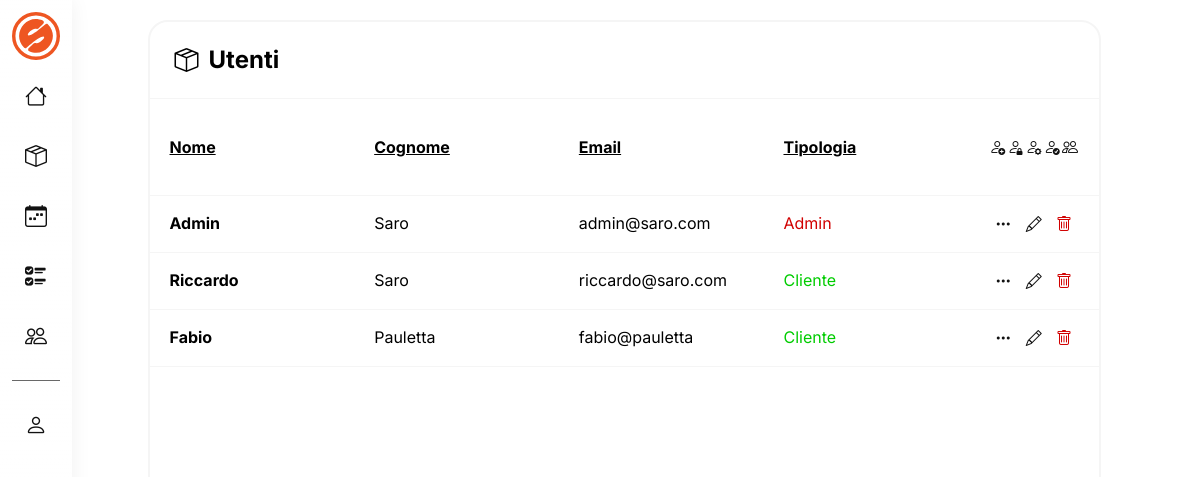
The page /php/utenti-backend.php (signed in) on the database its author committed.
### tables this page shows
CREATE TABLE `utenti` (
  `id_utente` int(20) NOT NULL,
  `nome` varchar(30) NOT NULL,
  `cognome` varchar(30) NOT NULL,
  `indirizzo` varchar(30) NOT NULL,
  `fk_città` int(10) NOT NULL,
  `email` varchar(30) NOT NULL,
  `passmd5` varchar(500) NOT NULL,
  `tipologia_utente` set('cliente','operatore','admin') NOT NULL,
  `img` varchar(150) NOT NULL
);

### php/utenti-backend.php (the view, shortened to what this page needs)
<html>
    <head>
        <link rel="stylesheet" type="text/css" href="../css/backend.css">
        <link rel="stylesheet" type="text/css" href="../css/general.css">
        <link rel="stylesheet" type="text/css" href="../css/articoli-backend.css">
    </head>
    <body>
        <nav>
            <ul>
                <li class="logo">
                    <a href="./backend.php">
                        <img src="../img/logo/favicon.svg">
                    </a>
                </li>
                <li>
                    <a href="./backend.php">
                        <i class="bi bi-house"></i>
                    </a>
                </li>
                <li>
                    <a href="./articoli-backend.php">
                        <i class="bi bi-box-seam"></i>
                    </a>
                </li>
                <li>
                    <a href="./prenotazioni-backend.php">
                        <i class="bi bi-calendar-week"></i>
                    </a>
                </li>
                <li>
                    <a href="./prestiti-backend.php">
                        <i class="bi bi-ui-checks"></i>
                    </a>
                </li>
                <?php
                    if ($_SESSION['user_type'] === 'admin') {
                        echo '<li>
                                <a href="./utenti-backend.php">
                                    <i class="bi bi-people"></i>
                                    <span>Utenti</span>
                                </a>
                            </li>';
                    }
                ?>
                <li>
                    <a href="#">
                        <i class="bi bi-person"></i>
                    </a>
                </li>
            </ul>
        </nav>
        <section>
            <div class="col-art-back">
                <div class="row-art-back">
                    <div class="box">
                        <div class="box-title art">
                                <i class="bi bi-box-seam icon-title"></i>
                                <h1>Utenti</h1>
                        </div>
                        <div class="line"></div>
                        <div class="box-data top-tab">
                            <p><u><strong>Nome</strong></u></p>
                            <p><u><strong>Cognome</strong></u></p>
                            <p><u><strong>Email</strong></u></p>
                            <p><u><strong>Tipologia</strong></u></p>
                            <div class="btns">
                                <a href="#" class="open-popup-new">
                                    <i class="bi bi-person-add"></i>
                                </a>
                                <a href="?filter=admin">
                                    <i class="bi bi-person-lock"></i>
                                </a>
                                <a href="?filter=operatori">
                                    <i class="bi bi-person-gear"></i>
                                </a>
                                <a href="?filter=clienti">
                                    <i class="bi bi-person-check"></i>
                                </a>
                                <a href="?filter=all">
                                    <i class="bi bi-people"></i>
                                </a>
                            </div>
                        </div>
                        <div class="line"></div>
                        <div class="scrollable-section">
                            <?php
                            require_once('./db.php');
                            if (isset($_GET['filter'])) {
                                $filter = $_GET['filter'];
                                if ($filter === 'admin') {
                                    $sql = "SELECT * FROM utenti WHERE tipologia_utente = 'admin'";
                                } else if ($filter === 'operatori') {
                                    $sql = "SELECT * FROM utenti WHERE tipologia_utente = 'operatore'";
                                } else if ($filter === 'clienti') {
                                    $sql = "SELECT * FROM utenti WHERE tipologia_utente = 'cliente'";
                                } else if ($filter === 'all') {
                                    $sql = "SELECT * FROM utenti";
                                }
                            } else {
                                $sql = "SELECT * FROM utenti";
                            }
                            $result = $conn->query($sql);
                            if ($result->num_rows > 0) {
                                while($row = $result->fetch_assoc()) {
                                    $id = $row["id_utente"];
                                    $nome = $row["nome"];
                                    $cognome = $row["cognome"];
                                    $email = $row["email"];
                                    $tipologia_utente = $row["tipologia_utente"];
                                    echo '<div class="box-data">
                                            <div class="articolo">
                                                <p><strong>'.ucfirst($nome).'</strong></p>
                                                <p>'.ucfirst($cognome).'</p>
                                                <p>'.$email.'</p>';
                                                if($tipologia_utente == "cliente"){
                                                    echo '<p class="disponibile">'.ucfirst($tipologia_utente).'</p>';
                                                }else if($tipologia_utente == "admin"){
                                                    echo '<p class="in-prestito">'.ucfirst($tipologia_utente).'</p>';
                                                }else if($stato == "operatore"){
                                                    echo '<p class="guasto">'.ucfirst($tipologia_utente).'</p>';
                                                }
                                    echo '  </div>
                                        <div class="btns">
                                            <div id="popup-overlay" style="display: none;"></div>
                                                <a href="#" class="open-popup-info" data-id="'.$id.'">
                                                    <i class="bi bi-three-dots"></i>
                                                </a>
                                                <div id="popup-info" class="popup" style="display: none;">
                                                    <div class="popup-content">
                                                        <h3 id="titolo-popup"></h3>
                                                        <span class="close" onclick="closePopup(event, \'popup-info\')">&times;</span>
                                                        <p id="nome-popup"></p>
                                                    </div>
                                                </div>
                                                <a href="#" class="open-popup-mod" data-id="'.$id.'">
                                                    <i class="bi bi-pencil"></i>
                                                </a>
                                                <div id="popup-mod" class="popup" style="display: none;">
                                                    <div class="popup-content">
                                                    </div>
                                                </div>
                                                <a href="#" class="open-popup-delete" data-id="'.$id.'">
                                                    <i class="bi bi-trash trash"></i>
                                                </a>
                                                <div id="popup-del" class="popup" style="display: none;">
                                                    <div class="popup-content">
                                                    </div>
                                                </div>
                                            </div>
                                        </div>';
                                    echo'<div class="line"></div>';
                                }
                            } else {
                                echo "<div class='no-data'><strong><p>Nessun utente trovato</p></strong></div>";
                            }
                            ?>
                        </div>
                    </div>
                </div>
            </div>
        </section>
    </body>
</html>

### css/backend.css (style rules this page uses)
*, *:after, *:before { box-sizing: border-box; }
body { font-family: "Inter", sans-serif; line-height: 1.5; height: 100vh; width: 100vw; display: flex; flex-direction: row; align-items: start; justify-content: start; background-color: #ffffff; }
ul { height: 100vh; list-style: none; margin: 0; padding: 0; margin-left: auto; margin-right: auto; background: rgb(255, 255, 255); background: linear-gradient(180deg, rgba(255, 255, 255, 1) -15%, rgba(255, 255, 255, 0) 130%); backdrop-filter: blur(20px); display: flex; flex-direction: column; padding: .75rem; box-shadow: 0px 0px 20px rgba(0, 0, 0, 0.06); }
li:nth-child(7) { margin-top: 1.25rem; padding-top: 1.25rem; border-top: 1px solid #686868; }
li+li { margin-top: .75rem; }
nav { position: fixed; }
.box { display: flex; flex-direction: column; align-items: center; justify-content: start; width: 100%; height: auto; border: 2px solid #f5f5f5; border-radius: 20px; }
.box-title { display: flex; justify-content: space-between; align-items: center; flex-direction: row; width: calc(100% - 50px); margin: 20px; }
.box-title h1 { font-size: 24px; margin: 0; }
.line { height: 1px; background-color: #f5f5f5; width: 100%; }

### css/general.css (style rules this page uses)
html, body { margin: 0px; font-family: "Inter"; }

### css/articoli-backend.css (style rules this page uses)
.art { justify-content: start; }
.icon-title { margin-right: 10px; font-size: 24px; }
.box-data { display: flex; flex-direction: row; justify-content: space-between; align-items: start; width: calc(100% - 40px); margin: 0 20px; height: auto; }
.articolo p { margin: 0; }
.box-data p { width: 100%; margin: 0; }
.top-tab { margin: 20px 20px; display: flex; flex-direction: row; justify-content: space-between; align-items: center; }
.box { height: auto; }
.btns { display: flex; flex-direction: row; justify-content: space-between; align-items: center; width: 10%; margin: 10px 0; }
.btns a { width: 36px; height: 36px; text-decoration: none; color: #111111; display: flex; justify-content: center; align-items: center; border-radius: 500px; }
.articolo { display: flex; flex-direction: row; justify-content: space-between; align-items: center; width: 90%; margin: 15px 0; }
.disponibile { color: #00cc00; }
.in-prestito { color: #d10000; }
.trash { color: #d10000; }
.open-popup-info, .open-popup-mod, .open-popup-delet { cursor: pointer; width: 100%; }
.row-art-back { display: flex; flex-direction: row; align-items: center; justify-content: center; width: 90%; height: auto; padding: 20px; }
.col-art-back { position: fixed; display: flex; flex-direction: column; align-items: center; justify-content: start; width: 92vw; height: auto; margin-left: 4.52rem; }
.scrollable-section { overflow-y: auto; height: 70vh; width: 100%; }

### rows shown on the page
utenti: nome "Admin", cognome "Saro", email "admin@saro.com", tipologia_utente "Admin"
utenti: nome "Riccardo", cognome "Saro", email "riccardo@saro.com", tipologia_utente "Cliente"
utenti: nome "Fabio", cognome "Pauletta", email "fabio@pauletta", tipologia_utente "Cliente"
